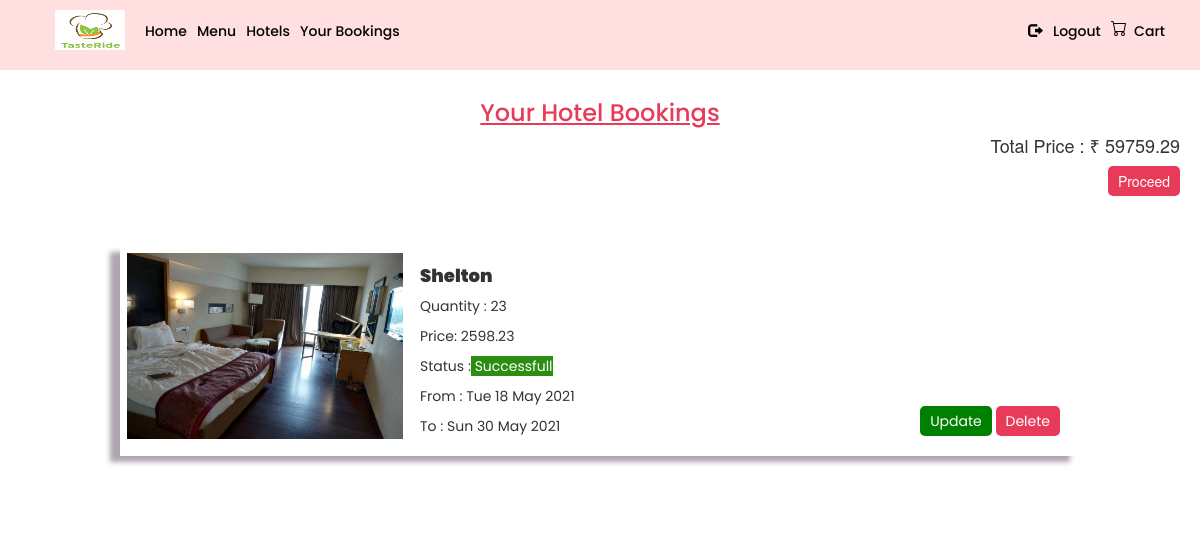
Page /hotel/allbookings (signed in) on the earlier database version.
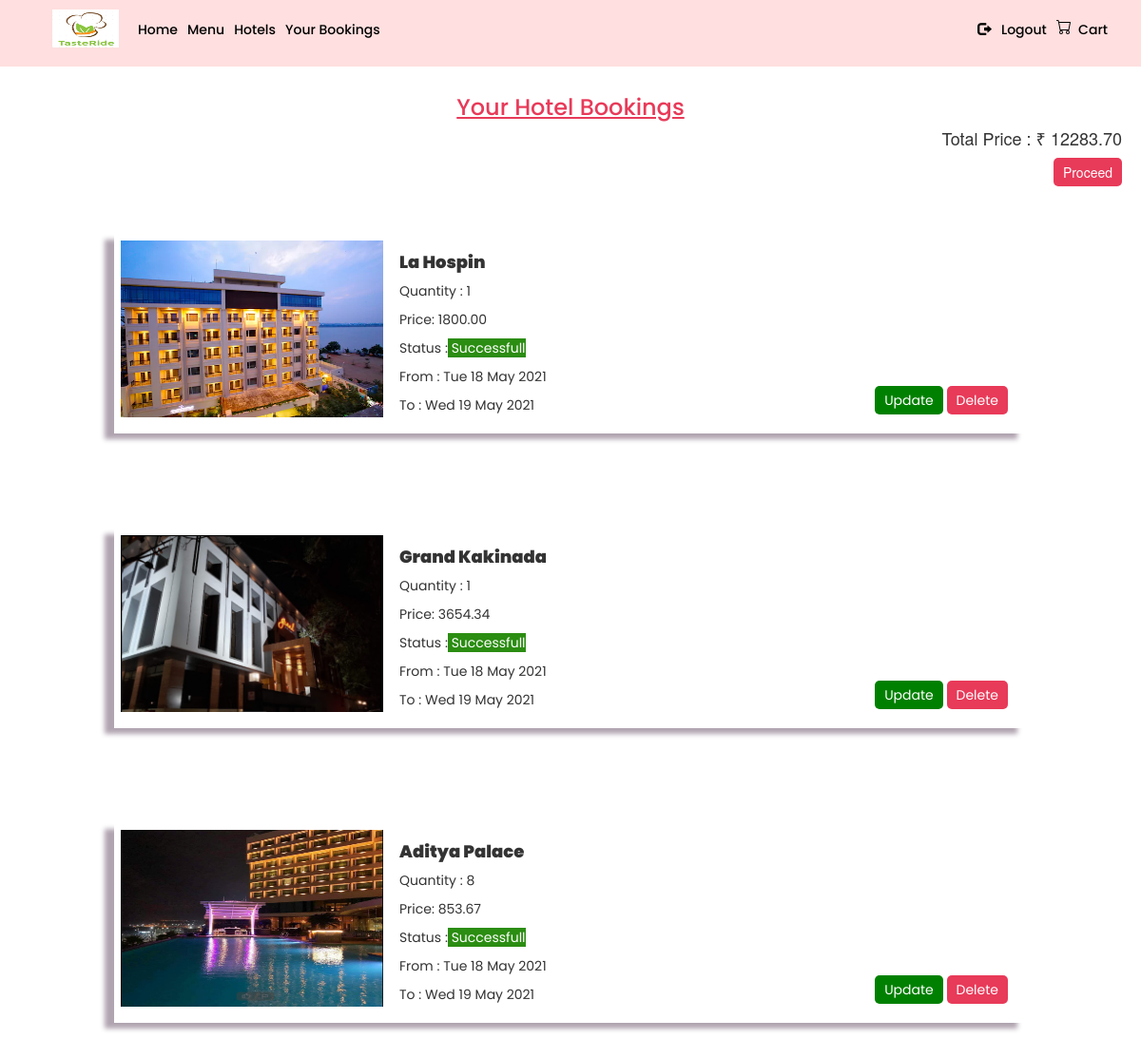
Same page on the later database version.
### hotels/models.py (models this page shows)
class Booking(models.Model):
    user = models.ForeignKey(User,on_delete=models.CASCADE)
    hotel = models.ForeignKey('Hotel',on_delete=models.CASCADE)
    quantity = models.PositiveIntegerField(default=1, validators=[MinValueValidator(1), MaxValueValidator(100)])
    booked_from = models.DateField(default=date.today())
    booked_to = models.DateField()

### hotels/views.py (the view)
# urls.py: path('allbookings',YourBookings,name="your"),
def YourBookings(request):
    user_id = request.user.id
    user = get_object_or_404(User,pk=user_id)
    bookings = Booking.objects.filter(user=user).values(
        'quantity',
        'booked_from',
        'booked_to',
        'hotel__name', # Similar to booking.hotel.value
        'hotel__price',
        'hotel__image',
        'id',
    )
    def calc_totalPrice(bookings):
        total_price = 0
        for i in range(len(bookings)):
            total_price  = total_price + bookings[i]['quantity'] * bookings[i]['hotel__price']
        return total_price
    return render(request,'hotels/allbookings.html',{
        'bookings' : bookings,
        'total_price' : calc_totalPrice(bookings)
    })

### hotels/templates/hotels/allbookings.html
{% extends 'hotels/base.html' %}
{% load widget_tweaks %}
{% load crispy_forms_tags %}
{% block start %}
<h3 style="color: #E83A59;font-family: 'Poppins',sans-serif;text-align: center;margin-top: 40px; text-decoration: underline;">Your Hotel Bookings</h3>
<div style="display:block;text-align: end; padding: 0px 20px;" class="price">
  <h4>Total Price : ₹ {{total_price}} </h4>
  <button class="button">
    <a href="#">
      Proceed
    </a>
  </button>
</div>
<div id="all" class="card-container">
   {% for order in bookings.all %}
      <div class="card" style="width: 80% !important; display: flex;margin: 50px;">
        <div class="card-body-left">
          <img class="card-img-top" src="../media/{{order.hotel__image}}" alt="{{order.hotel__name}}"/>
        </div>
          <div class="card-body">
            <h5 class="card-title">{{order.hotel__name}}</h5>
            <p class="card-text1">Quantity : {{order.quantity}}</p>
            <p class="card-text1">Price: {{ order.hotel__price }} </p>
            <p class="card-text1">Status :<span style="background-color: #2B8D12; color: white;"> Successfull</span></p>
            <p class="card-text1">From : {{ order.booked_from|date:"D d M Y" }}</p>
            <p class="card-text1">To : {{ order.booked_to |date:"D d M Y" }} </p>
          </div>
          <div style="    margin-left: auto;
                          margin-top: auto;
                          padding: 20px;">
            <button style="background-color: green;
                           color: white;
                           padding: 5px 10px;
                           border-radius: 5px;
                           border: none;">
              <a href="{% url 'updateitem' order.id %}" style="text-decoration: none; color: white;">Update</a>
            </button>
            <button class="button">
              <a href="{% url 'deleteitem' order.id %}">
                Delete
              </a>
            </button>
          </div>
          </div>
    {% endfor %}
</div>
{% endblock start %}

### hotels/templates/hotels/base.html (shortened to what this page needs)
{% load static %}
{% load crispy_forms_tags %}
<!DOCTYPE html>
<html lang="en">
<head>
  <link rel="stylesheet" href="https://maxcdn.bootstrapcdn.com/bootstrap/3.3.7/css/bootstrap.min.css" />
  <link rel="stylesheet" href="https://cdnjs.cloudflare.com/ajax/libs/font-awesome/4.7.0/css/font-awesome.min.css">
  <link rel="stylesheet" type="text/css" href="{% static 'hotel.css' %}" />
</head>
<body class="home">
    <div class="nav">
      <ul class="nav-item-left">
          <li>
            <a class="nav-link" href="/">
              <img class="img" src="{% static 'logo.png' %}" width="70px" height="40px"/>
            </a>
          </li>
          <li><a class="nav-link" href="/">Home</a></li>
          <li><a class="nav-link " href="{% url 'menu' %}">Menu</a></li>
          <li><a class="nav-link" href="{% url 'hotels' %}">Hotels</a></li>
          {% if user.is_authenticated %}
          <li><a class="nav-link" href="{% url 'your' %}">Your Bookings</a></li>
          {% endif %}
      </ul>
      <ul class="nav-item-right">
            {% if user.is_authenticated %}
            <li><a class="nav-link" href="{% url "logout" %}"><span class="glyphicon glyphicon-log-out"></span> &nbsp; Logout</a></li>
            <li><a class="nav-link" href="{% url 'cart' %}">
               &nbsp;Cart
            </a></li>
            {% else %}
            <li><a class="nav-link" href="{% url "register" %}"><span class="glyphicon glyphicon-user"></span> &nbsp; Sign up</a></li>
            &nbsp;&nbsp;&nbsp;
            <li><a class="nav-link" href="{% url "login" %}"><span class="glyphicon glyphicon-log-in"></span> &nbsp; Log in</a></li>
            {% endif %}
      </ul>
  </div>
  <br/>
  <br>
  <br>
  <div class="contain">
    {% block start %}
    {% endblock %}
  </div>
</body>
</html>

### hotels/static/hotel.css (style rules this page uses)
.nav { display: flex; padding: 10px; align-items: center; background-color: #ffdfdf; position: fixed; right: 0; left: 0ch; z-index: 1; }
.img { margin-right: 10px; background-color: #ffeedf; }
.nav-item-left { display: flex; list-style-type: none; align-items: center; margin-right: auto; }
.nav-item-right { display: flex; list-style-type: none; margin-right: 20px; }
.nav-link { text-decoration: none; padding: 5px; color: black; font-family: "Poppins", sans-serif; font-size: 1.4rem; font-weight: 500; }
.contain { padding: 0; background-color: #ffffff; position: relative; margin-top: 20px 0px 0px 0px; }
.card { box-shadow: -10px 6px 5px 0px rgba(176, 164, 176, 1) !important; transition: all 0.3s ease-in-out !important; width: 30rem; }
.button { color: #ffffff !important; background-color: #e83a59 !important; padding: 5px 10px; border-radius: 5px; border: none; }
.button > a { text-decoration: none; color: white; }
.card-container { display: flex; justify-content: space-evenly; flex-grow: 4; flex-wrap: wrap; flex: 1 0 auto; font-family: "Poppins", sans-serif; }
.card-container > div { margin: 10px; }
.card-img-top { width: 29rem; padding: 0.7rem; text-align: center; height: 20rem; }
.card-body { padding: 10px; }
.card-title { font-weight: 900; font-size: 1.8rem; }

Differences in the rows shown:
removed Booking: hotel__name "Shelton", quantity "23", hotel__price "2598.23", booked_from "Tue 18 May 2021", booked_to "Sun 30 May 2021"
added Booking: shows a picture, hotel__name "La Hospin", quantity "1", hotel__price "1800.00", booked_from "Tue 18 May 2021", booked_to "Wed 19 May 2021"
added Booking: shows a picture, hotel__name "Grand Kakinada", quantity "1", hotel__price "3654.34", booked_from "Tue 18 May 2021", booked_to "Wed 19 May 2021"
added Booking: shows a picture, hotel__name "Aditya Palace", quantity "8", hotel__price "853.67", booked_from "Tue 18 May 2021", booked_to "Wed 19 May 2021"
Other differences:
{{ total_price }}: "59759.29" → "12283.70"
